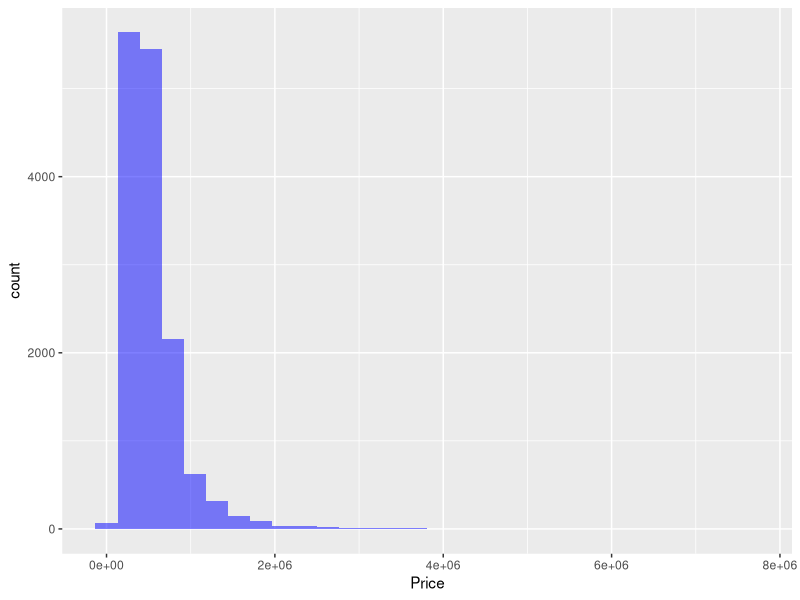
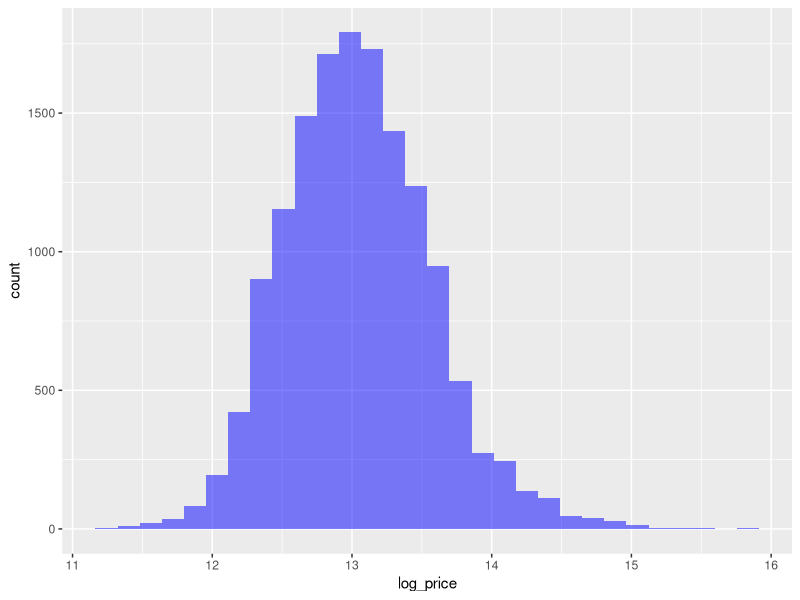

Recreate these plots in R, in order.
# Load library
library(tidyverse)
library(caret)
library(readxl)

# Load dataset
ds <- read_excel("House Price India.xlsx")
glimpse(ds)
View(ds)

# Visual for check
ds %>% 
  ggplot(mapping = aes(x = Price)) +
  geom_histogram(bin = 15, 
                 fill = "blue",
                 alpha = 0.5)

# Log Price for normal distribution
ds_log_price <- ds %>% 
  mutate(log_price = log(Price + 1))

glimpse(ds_log_price)
View(ds_log_price)

ds_log_price %>% 
  ggplot(mapping = aes(x = log_price)) +
  geom_histogram(bin = 15, 
                 fill = "blue",
                 alpha = 0.5)

# Rename for easily use
ds_clean <- ds_log_price %>%
  rename("date" = "Date",
         "number_of_bedrooms" = "number of bedrooms",
         "number_of_bathrooms" = "number of bathrooms",
         "living_area" = "living area",
         "lot_area" = "lot area",
         "number_of_floors" = "number of floors",
         "waterfront_present" = "waterfront present",
         "number_of_views" = "number of views",
         "condition_of_the_house" = "condition of the house",
         "grade_of_the_house" = "grade of the house",
         "area_of_the_house(excluding basement)" = "Area of the house(excluding basement)",
         "area_of_the_basement" = "Area of the basement",
         "built_year" = "Built Year",
         "renovation_year" = "Renovation Year",
         "postal_code" = "Postal Code",
         "lattitude" = "Lattitude",
         "longitude" = "Longitude",
         "number_of_schools_nearby" = "Number of schools nearby",
         "distance_from_the_airport" = "Distance from the airport",
         "price" = "Price")

# ML
# split data 70:30
glimpse(ds_clean)

train_test_split <- function(data, trainRatio=0.7) {
  set.seed(48)
  n <- nrow(data)
  id <- sample(1:n, trainRatio*n)
  train_data <- data[id, ]
  test_data <- data[-id, ]
  list(train = train_data, test = test_data)
}

set.seed(48)
splitData <- train_test_split(ds_clean, 0.7)
train_data <- splitData$train
test_data <- splitData$test

# train
ctrl <- trainControl(
  method = "cv", # K-fold golden standard
  number = 5,
  verboseIter = TRUE # print log
)

lm_model <- train(log_price ~  number_of_bedrooms +
                    number_of_bathrooms +
                    living_area +
                    lot_area +
                    number_of_floors +
                    condition_of_the_house +
                    grade_of_the_house,
                  data = train_data,
                  method = "lm",
                  trControl = ctrl)

# score
p <- predict(lm_model, newdata = test_data)

# evaluate
mae_metric <- function(actual, prediction) {
  abs_error <- abs(actual - prediction)
  mean(abs_error)
}

mse_metric <- function(actual, prediction) {
  sq_error <- (actual - prediction)**2
  mean(sq_error)
}

rmse_metric <- function(actual, prediction) {
  sq_error <- (actual - prediction)**2
  sqrt(mean(sq_error))
}

mae_metric(test_data$log_price, p)
mse_metric(test_data$log_price, p)
rmse_metric(test_data$log_price, p)
